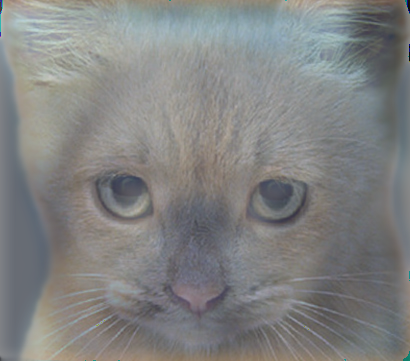

Write Python code to recreate this figure.
# -*- coding: utf-8 -*-
"""
Created on Tue Oct 13 14:58:26 2020

@author: Aven
"""

import numpy as np
from PIL import Image
import cv2
import matplotlib.pyplot as plt

img = cv2.imread('cat.jpg', 1)

import cv2
import numpy as np


def cross_correlation_2d(image, kernel):
    '''Given a kernel of arbitrary m x n dimensions, with both m and n being
    odd, compute the cross correlation of the given image with the given
    kernel, such that the output is of the same dimensions as the image and that
    you assume the pixels out of the bounds of the image to be zero. Note that
    you need to apply the kernel to each channel separately, if the given image
    is an RGB image.

    Inputs:
        img:    Either an RGB image (height x width x 3) or a grayscale image
                (height x width) as a numpy array.
        kernel: A 2D numpy array (m x n), with m and n both odd (but may not be
                equal).

    Output:
        Return an image of the same dimensions as the input image (same width,
        height and the number of color channels)
    '''
    # TODO-BLOCK-BEGIN 
    image = np.array(image)
    kernel = np.array(kernel)  
    dimenssion = len(image.shape)
    m, n= kernel.shape
    if (((m%2) == 0) | ((n%2) == 0)):
        raise Exception("Kernel(m x n), with m and n both odd!")
    if dimenssion == 2:
        a, b = image.shape
        result = np.zeros([a-m+1, b-n+1])
        for i in range(a-m+1):
            for j in range(b-n+1):
                result [i , j]= np.sum(image[i:i+m, j:j+n] * kernel)
    else:
        a, b, c = image.shape
        result = np.zeros([a-m+1, b-n+1, c])
        for o in range(c):
            for i in range(a-m+1):
                for j in range(b-n+1):
                    result [i , j, o]= np.sum(image[i:i+m, j:j+n, o] * kernel)            
    return result
    # TODO-BLOCK-END

def convolve_2d(img, kernel):
    '''Use cross_correlation_2d() to carry out a 2D convolution.

    Inputs:
        img:    Either an RGB image (height x width x 3) or a grayscale image
                (height x width) as a numpy array.
        kernel: A 2D numpy array (m x n), with m and n both odd (but may not be
                equal).

    Output:
        Return an image of the same dimensions as the input image (same width,
        height and the number of color channels)
    '''
    # TODO-BLOCK-BEGIN
    img = np.array(img)
    kernel = np.array(kernel)  
    m, n= kernel.shape
    # kernel center 
    p = float(m - 1)/2.0
    q = float(n - 1)/2.0
    # Rotate the convolution kernel 180 degrees clockwise
    for i in range(m):
        for j in range(n):
            kernel[i, j] = kernel[int(2*p-1), int(2*q-j)]
    return cross_correlation_2d(img, kernel)
    # TODO-BLOCK-END

def gaussian_blur_kernel_2d(sigma, height, width):
    '''Return a Gaussian blur kernel of the given dimensions and with the given
    sigma. Note that width and height are different.

    Input:
        sigma:  The parameter that controls the radius of the Gaussian blur.
                Note that, in our case, it is a circular Gaussian (symmetric
                across height and width).
        width:  The width of the kernel.
        height: The height of the kernel.

    Output:
        Return a kernel of dimensions height x width such that convolving it
        with an image results in a Gaussian-blurred image.
    '''
    # TODO-BLOCK-BEGIN
    if (((height%2) == 0) | ((width%2) == 0)):
        raise Exception("Kernel(m x n) of gaussian blur, with m and n both odd!")
    kernel = np.zeros([height, width])
    p = (height-1)/2
    q = (width-1)/2
    # Calculate the weight matrix
    for i in range(height):
        for j in range(width):
            kernel[i, j] = 1/(2*np.pi*np.square(sigma)*np.exp((np.square(i-p)+np.square(q-j))/(2*np.square(sigma))))
    # The final weight matrix is obtained by normalization
    kernel = kernel / np.sum(kernel)
    return kernel
    # TODO-BLOCK-END

def low_pass(img, sigma, size):
    '''Filter the image as if its filtered with a low pass filter of the given
    sigma and a square kernel of the given size. A low pass filter supresses
    the higher frequency components (finer details) of the image.

    Output:
        Return an image of the same dimensions as the input image (same width,
        height and the number of color channels)
    '''
    # TODO-BLOCK-BEGIN
    img = np.array(img)
    dimenssion = len(img.shape)
    height = width = size
    kernel = gaussian_blur_kernel_2d(sigma, height, width)
    # padding, keep the dimensions of the image
    if dimenssion == 2:
        a, b = img.shape
        p = (height-1) + a
        q = (width-1) + b
        new_img = np.zeros([p, q], dtype=np.float)
        new_img[int((height-1)/2):int((height-1)/2 + a),int((width-1)/2):int((width-1)/2 + b)] = img[:,:].astype(np.uint8)
    else:
        a, b, c = img.shape
        p = (height-1) + a
        q = (width-1) + b
        new_img = np.zeros([p, q, c])
        new_img[int((height-1)/2):int((height-1)/2 + a),int((width-1)/2):int((width-1)/2 + b), :] = img[:,:,:].astype(np.uint8)
    return cross_correlation_2d(new_img, kernel).astype(np.uint8)
    # TODO-BLOCK-END

def high_pass(img, sigma, size):
    '''Filter the image as if its filtered with a high pass filter of the given
    sigma and a square kernel of the given size. A high pass filter suppresses
    the lower frequency components (coarse details) of the image.

    Output:
        Return an image of the same dimensions as the input image (same width,
        height and the number of color channels)
    '''
    # TODO-BLOCK-BEGIN
    return ((img - low_pass(img, sigma, size))+135).astype(np.uint8)
    # TODO-BLOCK-END


# Read the pictures
img1 = cv2.imread("dog.jpg", 1) 
img2 = cv2.imread("cat.jpg", 1) 

img1_lowpass = low_pass(img1, sigma=9.0, size=33)
img2_highpass = high_pass(img2, sigma=11.0, size=31)
# Mix pictures in equal proportions
img3 = cv2.addWeighted(img1_lowpass,0.5,img2_highpass,0.5, 0)


cv2.imwrite('left.png', img1_lowpass)
cv2.imwrite('right.png', img2_highpass)
cv2.imwrite('hybrid.png', img3)


cv2.imshow("dog",img1_lowpass)
cv2.waitKey(0)
cv2.imshow("cat", img2_highpass)
cv2.waitKey(0)
cv2.imshow("hybrid image", img3)
cv2.waitKey(0)
cv2.destroyAllWindows()
